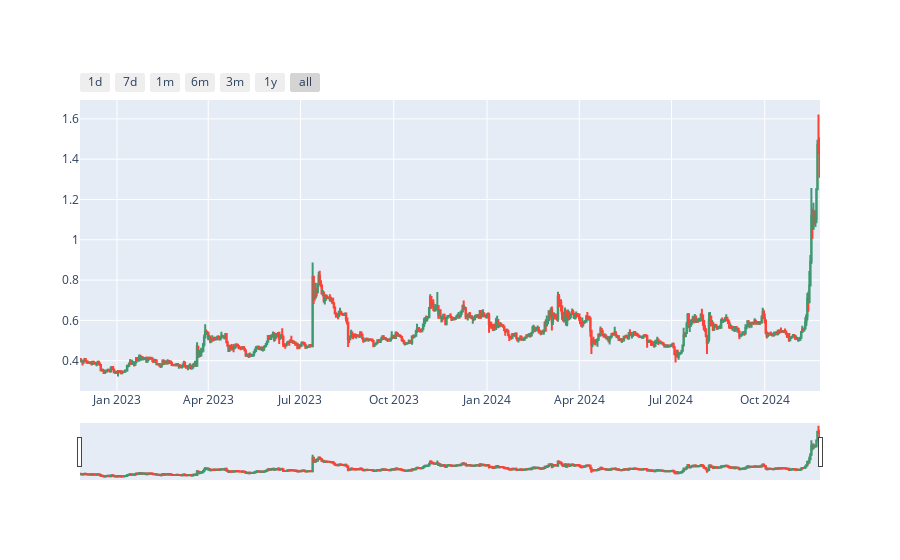

This figure's notebook cell:
### Code cell
figure = go.Figure(data=[go.Candlestick(x=stock_data.index, open=stock_data['Open'], high=stock_data['High'], low=stock_data['Low'], close=stock_data['Close'])])
title = 'CandleStick of stock market'
figure.update_xaxes(
    rangeselector=dict(
        buttons=list([
            dict(count=1, label="1d", step="day", stepmode="backward"),
            dict(count=7, label="7d", step="day", stepmode="backward"),
            dict(count=1, label="1m", step="month", stepmode="backward"),
            dict(count=6, label="6m", step="month", stepmode="backward"),
            dict(count=3, label="3m", step="month", stepmode="backward"),
            dict(count=1, label="1y", step="year", stepmode="backward"),
            dict(step="all")
        ])
    )
)
figure.show()

### Figure 1 — Plotly figure (JSON) as saved in the notebook; plotly's stock layout.template omitted (floating-point values rounded to 4 significant figures; data arrays with more than 128 entries replaced by an {"elided": "..."} marker saying what was removed)
{"data": [{"close": {"elided": "730 float values"}, "high": {"elided": "730 float values"}, "low": {"elided": "730 float values"}, "open": {"elided": "730 float values"}, "type": "candlestick", "x": {"elided": "730 str values"}}], "layout": {"xaxis": {"rangeselector": {"buttons": [{"count": 1, "label": "1d", "step": "day", "stepmode": "backward"}, {"count": 7, "label": "7d", "step": "day", "stepmode": "backward"}, {"count": 1, "label": "1m", "step": "month", "stepmode": "backward"}, {"count": 6, "label": "6m", "step": "month", "stepmode": "backward"}, {"count": 3, "label": "3m", "step": "month", "stepmode": "backward"}, {"count": 1, "label": "1y", "step": "year", "stepmode": "backward"}, {"step": "all"}]}}}}
